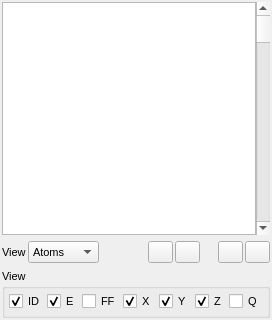
<ui version="4.0">
 <class>AtomListWidget</class>
 <widget class="QDockWidget" name="AtomListWidget">
  <property name="geometry">
   <rect>
    <x>0</x>
    <y>0</y>
    <width>272</width>
    <height>320</height>
   </rect>
  </property>
  <property name="minimumSize">
   <size>
    <width>272</width>
    <height>222</height>
   </size>
  </property>
  <property name="font">
   <font>
    <pointsize>8</pointsize>
   </font>
  </property>
  <property name="floating">
   <bool>true</bool>
  </property>
  <property name="allowedAreas">
   <set>Qt::LeftDockWidgetArea|Qt::RightDockWidgetArea</set>
  </property>
  <property name="windowTitle">
   <string>Atom List</string>
  </property>
  <widget class="QWidget" name="dockWidgetContents">
   <layout class="QVBoxLayout" name="verticalLayout">
    <property name="margin">
     <number>2</number>
    </property>
    <item>
     <layout class="QHBoxLayout" name="horizontalLayout_2">
      <property name="spacing">
       <number>0</number>
      </property>
      <item>
       <widget class="TTableWidget" name="AtomTable">
        <property name="sizeIncrement">
         <size>
          <width>0</width>
          <height>0</height>
         </size>
        </property>
        <property name="mouseTracking">
         <bool>true</bool>
        </property>
        <property name="verticalScrollBarPolicy">
         <enum>Qt::ScrollBarAlwaysOff</enum>
        </property>
        <property name="showDropIndicator" stdset="0">
         <bool>false</bool>
        </property>
        <property name="alternatingRowColors">
         <bool>true</bool>
        </property>
        <property name="selectionMode">
         <enum>QAbstractItemView::MultiSelection</enum>
        </property>
        <property name="selectionBehavior">
         <enum>QAbstractItemView::SelectRows</enum>
        </property>
        <property name="rowCount">
         <number>0</number>
        </property>
        <attribute name="verticalHeaderVisible">
         <bool>false</bool>
        </attribute>
        <attribute name="verticalHeaderDefaultSectionSize">
         <number>15</number>
        </attribute>
       </widget>
      </item>
      <item>
       <widget class="QScrollBar" name="AtomTableScrollBar">
        <property name="sizeIncrement">
         <size>
          <width>0</width>
          <height>0</height>
         </size>
        </property>
        <property name="orientation">
         <enum>Qt::Vertical</enum>
        </property>
       </widget>
      </item>
     </layout>
    </item>
    <item>
     <layout class="QHBoxLayout" name="_2">
      <property name="spacing">
       <number>2</number>
      </property>
      <property name="margin">
       <number>0</number>
      </property>
      <item>
       <widget class="QLabel" name="label">
        <property name="text">
         <string>View</string>
        </property>
       </widget>
      </item>
      <item>
       <widget class="QComboBox" name="ViewStyleCombo">
        <property name="currentIndex">
         <number>0</number>
        </property>
        <item>
         <property name="text">
          <string>Atoms</string>
         </property>
        </item>
        <item>
         <property name="text">
          <string>Patterns</string>
         </property>
        </item>
       </widget>
      </item>
      <item>
       <spacer>
        <property name="orientation">
         <enum>Qt::Horizontal</enum>
        </property>
        <property name="sizeHint" stdset="0">
         <size>
          <width>40</width>
          <height>20</height>
         </size>
        </property>
       </spacer>
      </item>
      <item>
       <widget class="QPushButton" name="ShiftUpButton">
        <property name="maximumSize">
         <size>
          <width>25</width>
          <height>25</height>
         </size>
        </property>
        <property name="toolTip">
         <string>Move selected atoms up one place in list</string>
        </property>
        <property name="text">
         <string/>
        </property>
        <property name="icon">
         <iconset resource="icons.qrc">
          <normaloff>:/arrows/icons/arrow_up.svg</normaloff>:/arrows/icons/arrow_up.svg</iconset>
        </property>
        <property name="iconSize">
         <size>
          <width>16</width>
          <height>16</height>
         </size>
        </property>
        <property name="autoDefault">
         <bool>false</bool>
        </property>
       </widget>
      </item>
      <item>
       <widget class="QPushButton" name="ShiftDownButton">
        <property name="maximumSize">
         <size>
          <width>25</width>
          <height>25</height>
         </size>
        </property>
        <property name="toolTip">
         <string>Move selected atoms down one place in list</string>
        </property>
        <property name="text">
         <string/>
        </property>
        <property name="icon">
         <iconset resource="icons.qrc">
          <normaloff>:/arrows/icons/arrow_down.svg</normaloff>:/arrows/icons/arrow_down.svg</iconset>
        </property>
        <property name="iconSize">
         <size>
          <width>16</width>
          <height>16</height>
         </size>
        </property>
        <property name="autoDefault">
         <bool>false</bool>
        </property>
       </widget>
      </item>
      <item>
       <spacer>
        <property name="orientation">
         <enum>Qt::Horizontal</enum>
        </property>
        <property name="sizeType">
         <enum>QSizePolicy::Fixed</enum>
        </property>
        <property name="sizeHint" stdset="0">
         <size>
          <width>16</width>
          <height>16</height>
         </size>
        </property>
       </spacer>
      </item>
      <item>
       <widget class="QPushButton" name="MoveToStartButton">
        <property name="maximumSize">
         <size>
          <width>25</width>
          <height>25</height>
         </size>
        </property>
        <property name="toolTip">
         <string>Move selected atoms to start of list</string>
        </property>
        <property name="text">
         <string/>
        </property>
        <property name="icon">
         <iconset resource="icons.qrc">
          <normaloff>:/arrows/icons/arrow_upline.svg</normaloff>:/arrows/icons/arrow_upline.svg</iconset>
        </property>
        <property name="iconSize">
         <size>
          <width>16</width>
          <height>16</height>
         </size>
        </property>
        <property name="autoDefault">
         <bool>false</bool>
        </property>
       </widget>
      </item>
      <item>
       <widget class="QPushButton" name="MoveToEndButton">
        <property name="maximumSize">
         <size>
          <width>25</width>
          <height>25</height>
         </size>
        </property>
        <property name="toolTip">
         <string>Move selected atoms to end of list</string>
        </property>
        <property name="text">
         <string/>
        </property>
        <property name="icon">
         <iconset resource="icons.qrc">
          <normaloff>:/arrows/icons/arrow_downline.svg</normaloff>:/arrows/icons/arrow_downline.svg</iconset>
        </property>
        <property name="iconSize">
         <size>
          <width>16</width>
          <height>16</height>
         </size>
        </property>
        <property name="autoDefault">
         <bool>false</bool>
        </property>
       </widget>
      </item>
     </layout>
    </item>
    <item>
     <widget class="QGroupBox" name="ViewGroup">
      <property name="sizePolicy">
       <sizepolicy hsizetype="Minimum" vsizetype="Minimum">
        <horstretch>0</horstretch>
        <verstretch>0</verstretch>
       </sizepolicy>
      </property>
      <property name="title">
       <string>View</string>
      </property>
      <layout class="QHBoxLayout" name="horizontalLayout">
       <property name="spacing">
        <number>2</number>
       </property>
       <property name="margin">
        <number>4</number>
       </property>
       <item>
        <widget class="QCheckBox" name="ViewIdCheck">
         <property name="text">
          <string>ID</string>
         </property>
         <property name="checked">
          <bool>true</bool>
         </property>
        </widget>
       </item>
       <item>
        <widget class="QCheckBox" name="ViewElementCheck">
         <property name="text">
          <string>E</string>
         </property>
         <property name="checked">
          <bool>true</bool>
         </property>
        </widget>
       </item>
       <item>
        <widget class="QCheckBox" name="ViewTypeCheck">
         <property name="text">
          <string>FF</string>
         </property>
        </widget>
       </item>
       <item>
        <widget class="QCheckBox" name="ViewXCheck">
         <property name="text">
          <string>X</string>
         </property>
         <property name="checked">
          <bool>true</bool>
         </property>
        </widget>
       </item>
       <item>
        <widget class="QCheckBox" name="ViewYCheck">
         <property name="text">
          <string>Y</string>
         </property>
         <property name="checked">
          <bool>true</bool>
         </property>
        </widget>
       </item>
       <item>
        <widget class="QCheckBox" name="ViewZCheck">
         <property name="text">
          <string>Z</string>
         </property>
         <property name="checked">
          <bool>true</bool>
         </property>
        </widget>
       </item>
       <item>
        <widget class="QCheckBox" name="ViewChargeCheck">
         <property name="text">
          <string>Q</string>
         </property>
        </widget>
       </item>
      </layout>
     </widget>
    </item>
   </layout>
  </widget>
 </widget>
 <customwidgets>
  <customwidget>
   <class>TTableWidget</class>
   <extends>QTableWidget</extends>
   <header>gui/ttablewidget.uih</header>
  </customwidget>
 </customwidgets>
 <resources>
  <include location="icons.qrc"/>
 </resources>
 <connections/>
</ui>
